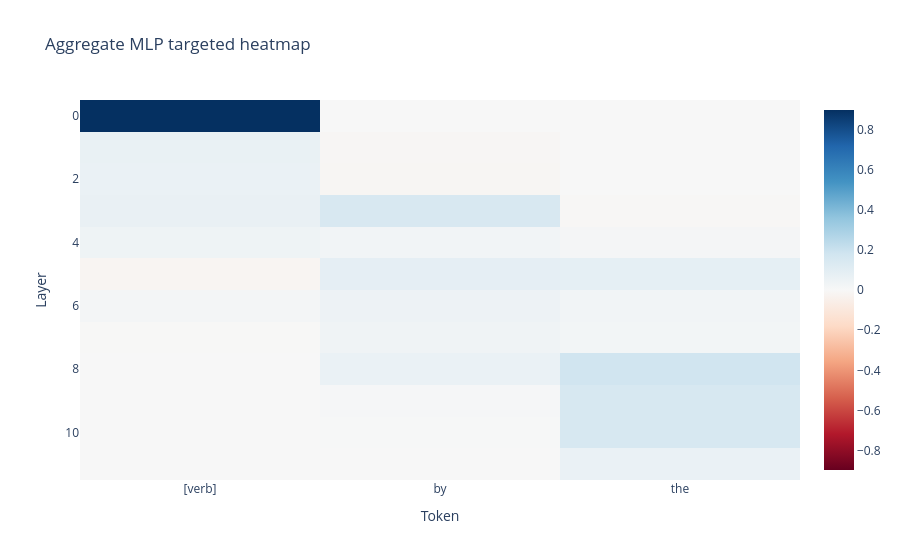
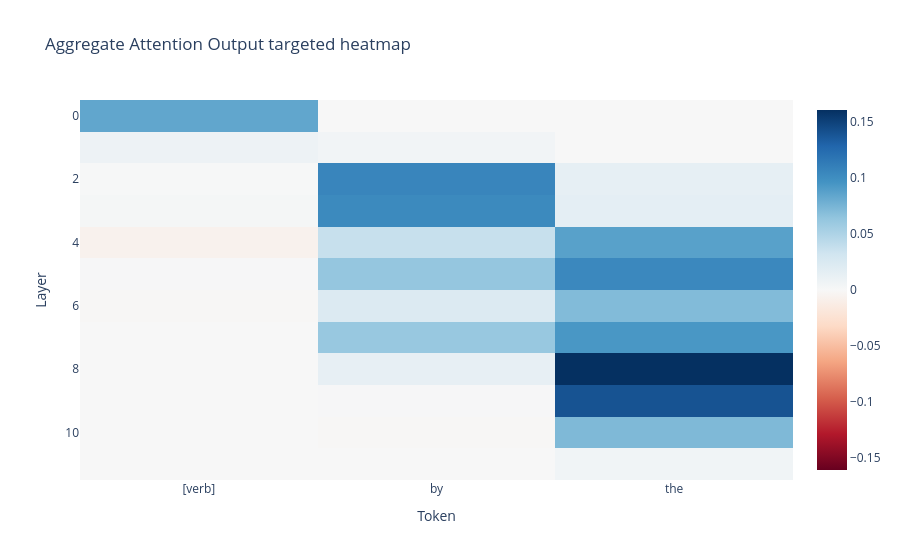

The notebook cell saved with these charts, in order:
### Code cell
RESULTS_DIR = Path(working_dir) / "results"
IMG_DIR = RESULTS_DIR / datetime.datetime.now().strftime("%Y-%m-%d") / "img"
IMG_DIR.mkdir(parents=True, exist_ok=True)

aggregate_specs = {
    "MLP": [
        {"token_label": "[verb]", "var_name": "verb_mlp_results_file_verb", "pattern": "MLP_Outputs_Targeted_Verb_*.pt"},
        {"token_label": "by", "var_name": "by_mlp_results_file_verb", "pattern": "MLP_Outputs_Targeted_by_*.pt"},
        {"token_label": "the", "occurrence": -1, "var_name": "the_mlp_results_file_verb", "pattern": "MLP_Outputs_Targeted_the_*.pt"},
    ],
    "Attention Output": [
        {"token_label": "[verb]", "var_name": "verb_attn_results_file_verb", "pattern": "Attention_Outputs_Targeted_Verb_*.pt"},
        {"token_label": "by", "var_name": "by_attn_results_file_verb", "pattern": "Attention_Outputs_Targeted_by_*.pt"},
        {"token_label": "the", "occurrence": -1, "var_name": "the_attn_results_file_verb", "pattern": "Attention_Outputs_Targeted_the_*.pt"},
    ],
}

def resolve_result_path(var_name, pattern):
    candidate = globals().get(var_name)
    if candidate is not None:
        candidate = Path(candidate)
        if candidate.exists():
            return candidate

    matches = sorted((path for path in RESULTS_DIR.rglob(pattern) if path.is_file()), key=lambda path: path.stat().st_mtime)
    if not matches:
        raise FileNotFoundError(f"Could not find a results file matching '{pattern}'")

    return matches[-1]

def build_aggregate_heatmap(specs):
    aggregate_columns = []
    source_rows = []

    for spec in specs:
        file_path = resolve_result_path(spec["var_name"], spec["pattern"])
        data = torch.load(file_path)
        heatmap = get_saved_normalized_heatmap(data)
        plot_labels, _ = get_saved_heatmap_x_labels(data)

        token_idx = get_saved_token_index(
            data,
            spec["token_label"],
            occurrence=spec.get("occurrence", 0),
        )

        aggregate_columns.append(heatmap[:, token_idx])
        source_rows.append(
            {
                "token": plot_labels[token_idx],
                "token_position": token_idx,
                "source_file": file_path.name,
            }
        )

    aggregate_tensor = torch.stack(aggregate_columns, dim=1)
    aggregate_df = pd.DataFrame(
        aggregate_tensor.numpy(),
        index=range(aggregate_tensor.shape[0]),
        columns=[row["token"] for row in source_rows],
    )
    aggregate_df.index.name = "layer"

    return aggregate_df, pd.DataFrame(source_rows)

def draw_aggregate_component_heatmap(component_name, specs):
    aggregate_df, source_df = build_aggregate_heatmap(specs)

    fig = px.imshow(
        aggregate_df.to_numpy(),
        labels={"x": "Token", "y": "Layer"},
        x=aggregate_df.columns.tolist(),
        y=aggregate_df.index.tolist(),
        title=f"Aggregate {component_name} targeted heatmap",
        color_continuous_scale="RdBu",
        color_continuous_midpoint=0.0
    )
    fig.update_yaxes(autorange="reversed")
    fig.write_image(str(IMG_DIR / f"{component_name.replace(' ', '_')}_Targeted_Aggregate_heatmap.png"))
    fig.show()

    return aggregate_df, source_df

mlp_aggregate_df, mlp_aggregate_sources = draw_aggregate_component_heatmap("MLP", aggregate_specs["MLP"])
attn_aggregate_df, attn_aggregate_sources = draw_aggregate_component_heatmap("Attention Output", aggregate_specs["Attention Output"])

### Figure 1 — Plotly figure (JSON) as saved in the notebook; plotly's stock layout.template omitted (floating-point values rounded to 4 significant figures)
{"data": [{"coloraxis": "coloraxis", "hovertemplate": "Token: %{x}<br>Layer: %{y}<br>color: %{z}<extra></extra>", "name": "0", "type": "heatmap", "x": ["[verb]", "by", "the"], "xaxis": "x", "y": [0, 1, 2, 3, 4, 5, 6, 7, 8, 9, 10, 11], "yaxis": "y", "z": [[0.8963, 0.0, 0.0], [0.0646, -0.01038, 0.0], [0.06181, -0.01389, 0.002044], [0.06571, 0.1469, -0.008224], [0.04327, 0.02805, 0.01525], [-0.01872, 0.08563, 0.08324], [0.01899, 0.0473, 0.02776], [-0.002931, 0.03914, 0.02413], [0.0, 0.06083, 0.1775], [0.0, 0.008054, 0.1495], [0.0, 0.002539, 0.1489], [0.0, 0.0, 0.06002]]}], "layout": {"coloraxis": {"cmid": 0, "colorscale": [[0, "rgb(103,0,31)"], [0.1, "rgb(178,24,43)"], [0.2, "rgb(214,96,77)"], [0.3, "rgb(244,165,130)"], [0.4, "rgb(253,219,199)"], [0.5, "rgb(247,247,247)"], [0.6, "rgb(209,229,240)"], [0.7, "rgb(146,197,222)"], [0.8, "rgb(67,147,195)"], [0.9, "rgb(33,102,172)"], [1, "rgb(5,48,97)"]]}, "title": {"text": "Aggregate MLP targeted heatmap"}, "xaxis": {"anchor": "y", "constrain": "domain", "domain": [0, 1], "scaleanchor": "y", "title": {"text": "Token"}}, "yaxis": {"anchor": "x", "autorange": "reversed", "constrain": "domain", "domain": [0, 1], "title": {"text": "Layer"}}}}

### Figure 2 — Plotly figure (JSON) as saved in the notebook; plotly's stock layout.template omitted (floating-point values rounded to 4 significant figures)
{"data": [{"coloraxis": "coloraxis", "hovertemplate": "Token: %{x}<br>Layer: %{y}<br>color: %{z}<extra></extra>", "name": "0", "type": "heatmap", "x": ["[verb]", "by", "the"], "xaxis": "x", "y": [0, 1, 2, 3, 4, 5, 6, 7, 8, 9, 10, 11], "yaxis": "y", "z": [[0.08426, 0.0, 0.0], [0.008715, 0.004983, 0.0], [0.0005913, 0.1062, 0.01408], [0.002566, 0.1032, 0.01589], [-0.00642, 0.03749, 0.08778], [0.0011, 0.06291, 0.1041], [-0.001448, 0.02317, 0.07086], [0.0001405, 0.0613, 0.09393], [0.0, 0.01396, 0.1608], [0.0, 0.001229, 0.1398], [0.0, -0.001243, 0.07224], [0.0, 0.0, 0.005888]]}], "layout": {"coloraxis": {"cmid": 0, "colorscale": [[0, "rgb(103,0,31)"], [0.1, "rgb(178,24,43)"], [0.2, "rgb(214,96,77)"], [0.3, "rgb(244,165,130)"], [0.4, "rgb(253,219,199)"], [0.5, "rgb(247,247,247)"], [0.6, "rgb(209,229,240)"], [0.7, "rgb(146,197,222)"], [0.8, "rgb(67,147,195)"], [0.9, "rgb(33,102,172)"], [1, "rgb(5,48,97)"]]}, "title": {"text": "Aggregate Attention Output targeted heatmap"}, "xaxis": {"anchor": "y", "constrain": "domain", "domain": [0, 1], "scaleanchor": "y", "title": {"text": "Token"}}, "yaxis": {"anchor": "x", "autorange": "reversed", "constrain": "domain", "domain": [0, 1], "title": {"text": "Layer"}}}}
